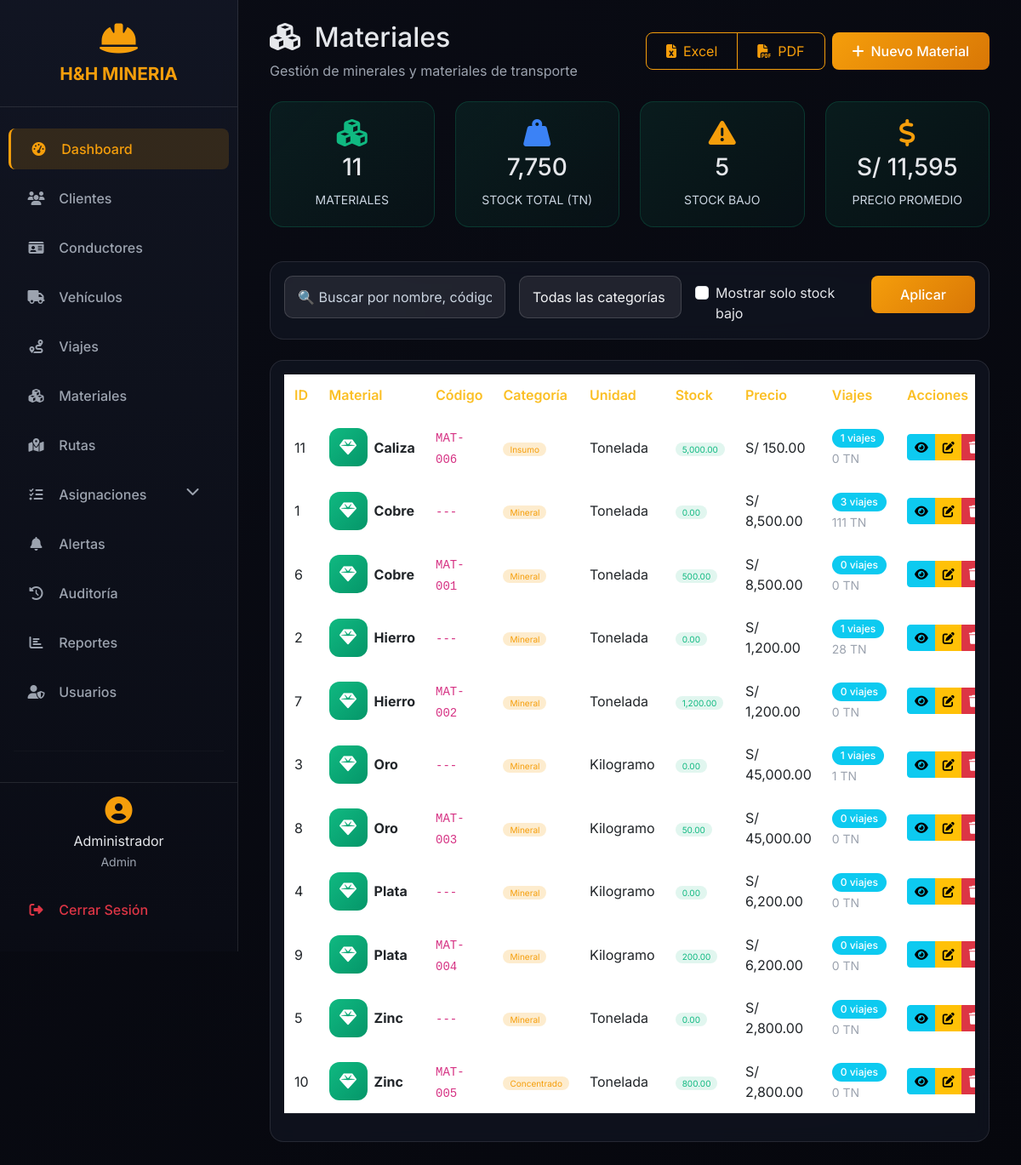
/modules/materiales/index.php (signed in), run on the app's committed database.
### tables this page shows
CREATE TABLE `materiales` (
  `id` int(11) NOT NULL,
  `nombre` varchar(100) NOT NULL,
  `unidad_medida` varchar(20) NOT NULL,
  `precio_unitario` decimal(10,2) DEFAULT NULL,
  `estado` tinyint(4) DEFAULT 1,
  `created_at` timestamp NOT NULL DEFAULT current_timestamp(),
  `updated_at` timestamp NOT NULL DEFAULT current_timestamp() ON UPDATE current_timestamp(),
  `codigo` varchar(50) DEFAULT NULL,
  `categoria` varchar(50) DEFAULT 'Mineral',
  `stock_actual` decimal(12,2) DEFAULT 0.00,
  `stock_minimo` decimal(12,2) DEFAULT 0.00,
  `ubicacion` varchar(100) DEFAULT NULL,
  `proveedor` varchar(100) DEFAULT NULL,
  `ultima_compra` date DEFAULT NULL,
  `ultimo_precio_compra` decimal(10,2) DEFAULT NULL,
  `imagen` varchar(255) DEFAULT NULL,
  `codigo_barras` varchar(100) DEFAULT NULL,
  `notas` text DEFAULT NULL
);

### modules/materiales/index.php (the view, shortened to what this page needs)
<?php
$conn = getConnection();
$search = $_GET['search'] ?? '';
$stock_bajo = isset($_GET['stock_bajo']) ? true : false;
$query = "SELECT m.*,
          (SELECT COUNT(*) FROM viajes WHERE material_id = m.id) as total_viajes,
          (SELECT SUM(peso) FROM viajes WHERE material_id = m.id) as total_peso
          FROM materiales m WHERE m.estado = 1";
$params = [];
$query .= " ORDER BY m.nombre ASC";
$stmt = $conn->prepare($query);
$stmt->execute($params);
$materiales = $stmt->fetchAll(PDO::FETCH_ASSOC);
$total = count($materiales);
$stock_total = array_sum(array_column($materiales, 'stock_actual'));
$stock_bajo_count = count(array_filter($materiales, fn($m) => $m['stock_actual'] <= $m['stock_minimo']));
$precio_promedio = round(array_sum(array_column($materiales, 'precio_unitario')) / max($total, 1), 2);
?>
<?php include '../../includes/header.php'; ?>
<div class="container-fluid">
    <div class="d-flex justify-content-between align-items-center mb-4 flex-wrap gap-3">
        <div>
            <h2><i class="fas fa-cubes me-2"></i> Materiales</h2>
            <p class="text-muted mb-0">Gestión de minerales y materiales de transporte</p>
        </div>
        <div class="d-flex gap-2">
            <div class="btn-group">
                <button class="btn btn-gradient-outline" id="btnExportExcel"><i class="fas fa-file-excel me-2"></i>Excel</button>
                <button class="btn btn-gradient-outline" id="btnExportPDF"><i class="fas fa-file-pdf me-2"></i>PDF</button>
            </div>
            <button class="btn btn-gradient" data-bs-toggle="modal" data-bs-target="#modalMaterial" onclick="limpiarFormulario()">
                <i class="fas fa-plus me-2"></i>Nuevo Material
            </button>
        </div>
    </div>
    <div class="row mb-4">
        <div class="col-md-3 mb-3">
            <div class="stat-card-material">
                <i class="fas fa-cubes fa-2x mb-2" style="color: #10b981;"></i>
                <h3><?php echo $total; ?></h3>
                <small>MATERIALES</small>
            </div>
        </div>
        <div class="col-md-3 mb-3">
            <div class="stat-card-material">
                <i class="fas fa-weight-hanging fa-2x mb-2" style="color: #3b82f6;"></i>
                <h3><?php echo number_format($stock_total, 0); ?></h3>
                <small>STOCK TOTAL (TN)</small>
            </div>
        </div>
        <div class="col-md-3 mb-3">
            <div class="stat-card-material">
                <i class="fas fa-exclamation-triangle fa-2x mb-2" style="color: #f59e0b;"></i>
                <h3><?php echo $stock_bajo_count; ?></h3>
                <small>STOCK BAJO</small>
            </div>
        </div>
        <div class="col-md-3 mb-3">
            <div class="stat-card-material">
                <i class="fas fa-dollar-sign fa-2x mb-2" style="color: #f59e0b;"></i>
                <h3>S/ <?php echo number_format($precio_promedio, 0); ?></h3>
                <small>PRECIO PROMEDIO</small>
            </div>
        </div>
    </div>
    <div class="card-glass p-3 mb-4">
        <div class="row g-3">
            <div class="col-md-4">
                <input type="text" id="searchInput" class="form-control" placeholder="🔍 Buscar por nombre, código o categoría..." value="<?php echo htmlspecialchars($search); ?>">
            </div>
            <div class="col-md-3">
                <select id="categoriaFilter" class="form-select">
                    <option value="">Todas las categorías</option>
                </select>
            </div>
            <div class="col-md-3">
                <div class="form-check mt-2">
                    <input type="checkbox" id="stockBajoFilter" class="form-check-input" <?php echo $stock_bajo ? 'checked' : ''; ?>>
                    <label class="form-check-label">Mostrar solo stock bajo</label>
                </div>
            </div>
            <div class="col-md-2">
                <button id="applyFiltersBtn" class="btn btn-gradient w-100">Aplicar</button>
            </div>
        </div>
    </div>
    <div class="card-glass p-3">
        <div class="table-responsive">
            <table class="table table-glass" id="tablaMateriales">
                <thead>
                    <tr>
                        <th style="width: 50px">ID</th>
                        <th>Material</th>
                        <th>Código</th>
                        <th>Categoría</th>
                        <th>Unidad</th>
                        <th>Stock</th>
                        <th>Precio</th>
                        <th>Viajes</th>
                        <th>Acciones</th>
                    </tr>
                </thead>
                <tbody>
                    <?php if (empty($materiales)): ?>
                        <tr><td colspan="9" class="text-center text-muted py-4">No hay materiales registrados</td></tr>
                    <?php else: ?>
                        <?php foreach ($materiales as $m): ?>
                            <?php $stock_bajo_alert = $m['stock_actual'] <= $m['stock_minimo'] && $m['stock_minimo'] > 0; ?>
                            <tr>
                                <td><?php echo $m['id']; ?></td>
                                <td>
                                    <div class="d-flex align-items-center gap-2">
                                        <div class="material-icon"><i class="fas fa-gem"></i></div>
                                        <div>
                                            <strong><?php echo htmlspecialchars($m['nombre']); ?></strong>
                                        </div>
                                    </div>
                                </td>
                                <td><code><?php echo $m['codigo'] ?: '---'; ?></code></td>
                                <td><span class="categoria-tag"><?php echo $m['categoria']; ?></span></td>
                                <td><?php echo $m['unidad_medida']; ?></td>
                                <td>
                                    <span class="<?php echo $stock_bajo_alert ? 'stock-bajo' : 'stock-normal'; ?>">
                                        <?php echo number_format($m['stock_actual'], 2); ?>
                                    </span>
                                </td>
                                <td>
                                    S/ <?php echo number_format($m['precio_unitario'], 2); ?>
                                </td>
                                <td>
                                    <span class="badge bg-info"><?php echo $m['total_viajes'] ?? 0; ?> viajes</span>
                                    <br><small><?php echo number_format($m['total_peso'] ?? 0, 0); ?> TN</small>
                                </td>
                                <td>
                                    <div class="btn-group btn-group-sm">
                                        <button class="btn btn-info" onclick="verDetalle(<?php echo $m['id']; ?>)" title="Ver detalle"><i class="fas fa-eye"></i></button>
                                        <button class="btn btn-warning" onclick="editarMaterial(<?php echo $m['id']; ?>)" title="Editar"><i class="fas fa-edit"></i></button>
                                        <button class="btn btn-danger" onclick="eliminarMaterial(<?php echo $m['id']; ?>, '<?php echo htmlspecialchars($m['nombre']); ?>')" title="Eliminar"><i class="fas fa-trash"></i></button>
                                    </div>
                                </td>
                            </tr>
                        <?php endforeach; ?>
                    <?php endif; ?>
                </tbody>
            </table>
        </div>
    </div>
</div>
<?php include '../../includes/footer.php'; ?>

### assets/css/style.css (style rules this page uses)
:root { --primary-orange: #f59e0b; --primary-orange-dark: #d97706; --primary-orange-light: #fbbf24; --bg-dark: #0a0c15; --bg-darker: #06070d; --card-bg: rgba(18, 22, 35, 0.7); --card-bg-solid: #121623; --border-color: rgba(255, 255, 255, 0.1); --text-light: #e5e7eb; --text-gray: #9ca3af; --text-muted: #6b7280; --success: #10b981; --danger: #ef4444; --warning: #f59e0b; --info: #3b82f6; }
* { margin: 0; padding: 0; box-sizing: border-box; }
body { font-family: 'Inter', sans-serif; background: linear-gradient(135deg, var(--bg-dark) 0%, var(--bg-darker) 100%); color: var(--text-light); overflow-x: hidden; min-height: 100vh; }
.card-glass { background: var(--card-bg); backdrop-filter: blur(10px); border: 1px solid var(--border-color); border-radius: 16px; transition: all 0.3s ease; margin-bottom: 20px; }
.btn-gradient { background: linear-gradient(135deg, var(--primary-orange), var(--primary-orange-dark)); color: white; border: none; border-radius: 8px; padding: 10px 24px; transition: all 0.3s ease; font-weight: 500; }
.btn-gradient-outline { background: transparent; border: 1px solid var(--primary-orange); color: var(--primary-orange); border-radius: 8px; padding: 9px 23px; transition: all 0.3s ease; }
.table-glass { background: transparent; color: var(--text-light); }
.table-glass thead { background: rgba(255, 255, 255, 0.05); }
.table-glass thead th { border-bottom: 1px solid var(--border-color); color: var(--primary-orange-light); font-weight: 600; padding: 12px; }
.table-glass tbody tr { transition: all 0.2s ease; }
.table-glass td { border-color: var(--border-color); vertical-align: middle; padding: 12px; }
.form-control, .form-select { background: rgba(255, 255, 255, 0.05); border: 1px solid var(--border-color); color: var(--text-light); border-radius: 8px; padding: 10px 15px; }
.badge { padding: 5px 10px; border-radius: 20px; font-weight: 500; }
.card-glass, .stat-card { animation: fadeIn 0.5s ease-out; }
small, .small-text { color: #cbd5e1 !important; }
.text-muted { color: #9ca3af !important; }
.card-glass small, .card-glass .text-muted { color: #cbd5e1 !important; }
.table-glass td small { color: #9ca3af !important; }
.form-control, .form-select { background: rgba(255, 255, 255, 0.08); border: 1px solid rgba(255, 255, 255, 0.15); color: #f3f4f6 !important; border-radius: 10px; padding: 12px 15px; }
.form-control::placeholder { color: #9ca3af !important; opacity: 1; }
.form-select option { background: #1f2937; color: #f3f4f6; }
.form-control::placeholder { color: #cbd5e1 !important; opacity: 1 !important; font-weight: 400; }
.form-control::placeholder, textarea.form-control::placeholder { color: #cbd5e1 !important; opacity: 1 !important; }

### modules/materiales/index.php (style rules this page uses)
.stat-card-material { background: linear-gradient(135deg, rgba(16, 185, 129, 0.1), rgba(5, 150, 105, 0.05)); border: 1px solid rgba(16, 185, 129, 0.2); border-radius: 16px; padding: 20px; text-align: center; transition: all 0.3s; }
.material-icon { width: 45px; height: 45px; border-radius: 12px; background: linear-gradient(135deg, #10b981, #059669); display: flex; align-items: center; justify-content: center; color: white; font-size: 20px; }
.stock-normal { background: #10b98120; color: #10b981; border-radius: 20px; padding: 2px 8px; font-size: 10px; }
.categoria-tag { background: rgba(245, 158, 11, 0.2); color: #f59e0b; padding: 2px 8px; border-radius: 20px; font-size: 10px; }

### data on the page
materiales: id "11", nombre "Caliza", codigo "MAT-006", categoria "Insumo", unidad_medida "Tonelada", stock_actual "5,000.00", precio_unitario "150.00", total_viajes "1", total_peso "0"
materiales: id "1", nombre "Cobre", codigo "---", categoria "Mineral", unidad_medida "Tonelada", stock_actual "0.00", precio_unitario "8,500.00", total_viajes "3", total_peso "111"
materiales: id "6", nombre "Cobre", codigo "MAT-001", categoria "Mineral", unidad_medida "Tonelada", stock_actual "500.00", precio_unitario "8,500.00", total_viajes "0", total_peso "0"
materiales: id "2", nombre "Hierro", codigo "---", categoria "Mineral", unidad_medida "Tonelada", stock_actual "0.00", precio_unitario "1,200.00", total_viajes "1", total_peso "28"
materiales: id "7", nombre "Hierro", codigo "MAT-002", categoria "Mineral", unidad_medida "Tonelada", stock_actual "1,200.00", precio_unitario "1,200.00", total_viajes "0", total_peso "0"
materiales: id "3", nombre "Oro", codigo "---", categoria "Mineral", unidad_medida "Kilogramo", stock_actual "0.00", precio_unitario "45,000.00", total_viajes "1", total_peso "1"
materiales: id "8", nombre "Oro", codigo "MAT-003", categoria "Mineral", unidad_medida "Kilogramo", stock_actual "50.00", precio_unitario "45,000.00", total_viajes "0", total_peso "0"
materiales: id "4", nombre "Plata", codigo "---", categoria "Mineral", unidad_medida "Kilogramo", stock_actual "0.00", precio_unitario "6,200.00", total_viajes "0", total_peso "0"
materiales: id "9", nombre "Plata", codigo "MAT-004", categoria "Mineral", unidad_medida "Kilogramo", stock_actual "200.00", precio_unitario "6,200.00", total_viajes "0", total_peso "0"
materiales: id "5", nombre "Zinc", codigo "---", categoria "Mineral", unidad_medida "Tonelada", stock_actual "0.00", precio_unitario "2,800.00", total_viajes "0", total_peso "0"
materiales: id "10", nombre "Zinc", codigo "MAT-005", categoria "Concentrado", unidad_medida "Tonelada", stock_actual "800.00", precio_unitario "2,800.00", total_viajes "0", total_peso "0"

### other printed values
$_SESSION['user_nombre'] "Administrador"
$_SESSION['user_rol'] "Admin"
$total "11"
$stock_total "7,750"
$stock_bajo_count "5"
$precio_promedio "11,595"
